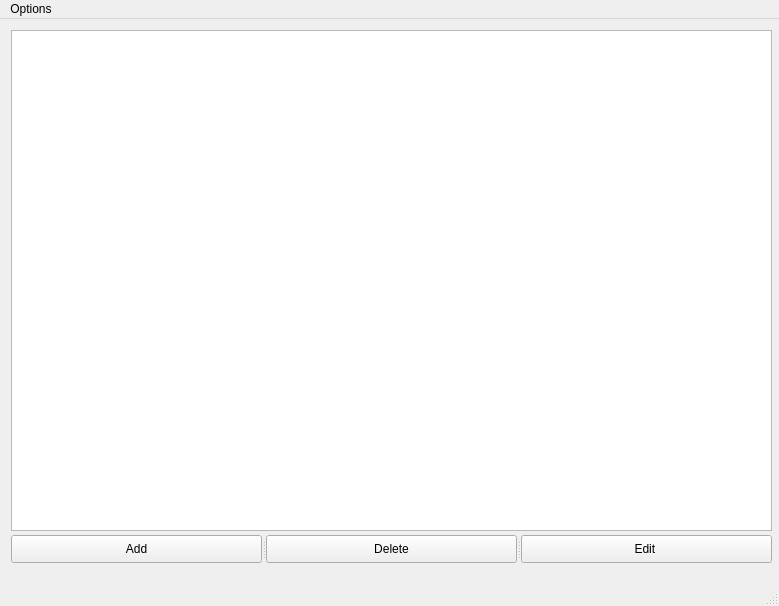
<?xml version="1.0" encoding="UTF-8"?>
<ui version="4.0">
 <class>MainWindow</class>
 <widget class="QMainWindow" name="MainWindow">
  <property name="geometry">
   <rect>
    <x>0</x>
    <y>0</y>
    <width>779</width>
    <height>606</height>
   </rect>
  </property>
  <property name="windowTitle">
   <string>Reciper v1.0</string>
  </property>
  <widget class="QWidget" name="centralwidget">
   <widget class="QListView" name="list_of_recipe">
    <property name="geometry">
     <rect>
      <x>11</x>
      <y>11</y>
      <width>761</width>
      <height>501</height>
     </rect>
    </property>
    <property name="editTriggers">
     <set>QAbstractItemView::NoEditTriggers</set>
    </property>
   </widget>
   <widget class="QSplitter" name="splitter">
    <property name="geometry">
     <rect>
      <x>11</x>
      <y>516</y>
      <width>761</width>
      <height>28</height>
     </rect>
    </property>
    <property name="orientation">
     <enum>Qt::Horizontal</enum>
    </property>
    <widget class="QPushButton" name="btn_add">
     <property name="text">
      <string>Add</string>
     </property>
    </widget>
    <widget class="QPushButton" name="btn_delete">
     <property name="text">
      <string>Delete</string>
     </property>
    </widget>
    <widget class="QPushButton" name="btn_edit">
     <property name="text">
      <string>Edit </string>
     </property>
    </widget>
   </widget>
  </widget>
  <widget class="QStatusBar" name="statusbar"/>
  <widget class="QMenuBar" name="menuBar">
   <property name="geometry">
    <rect>
     <x>0</x>
     <y>0</y>
     <width>779</width>
     <height>26</height>
    </rect>
   </property>
   <widget class="QMenu" name="menu">
    <property name="title">
     <string>Options</string>
    </property>
    <addaction name="action_recipe_manager"/>
    <addaction name="actionLoad_File"/>
    <addaction name="action_exit"/>
   </widget>
   <addaction name="menu"/>
  </widget>
  <action name="action_recipe_manager">
   <property name="text">
    <string>Recipe Manager</string>
   </property>
  </action>
  <action name="action_exit">
   <property name="text">
    <string>Exit</string>
   </property>
  </action>
  <action name="actionLoad_File">
   <property name="text">
    <string>Load File</string>
   </property>
  </action>
 </widget>
 <resources/>
 <connections/>
</ui>
